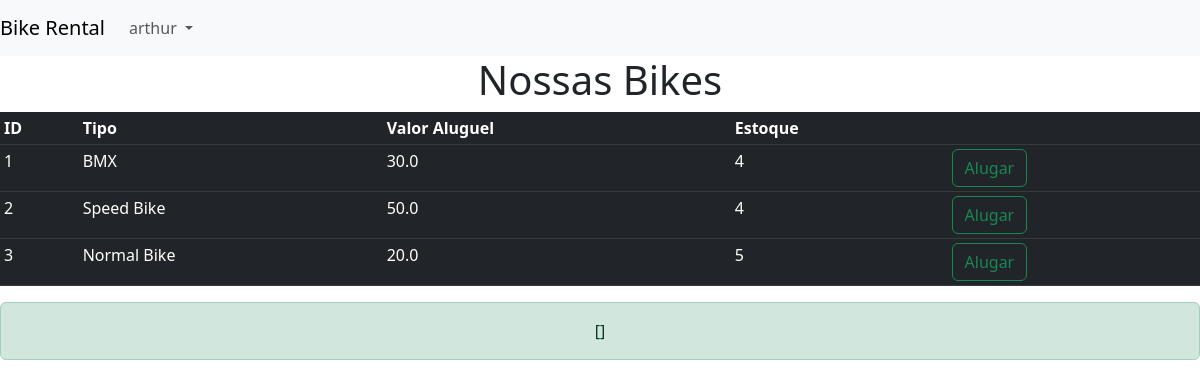
Screenshot of /lista (signed in) with the database file from the repository.
### tables this page shows
CREATE TABLE bicicletas
             (id INTEGER PRIMARY KEY,
             tipo TEXT NOT NULL,
             valor REAL NOT NULL,
             estoque INTEGER NOT NULL);

### projeto_conclus-o_python/projeto_conclusao_shift-python-main/app.py (the view)
@app.route('/lista')
def lista():
    conn = sqlite3.connect('Bikes.db')
    c = conn.cursor()
    c.execute("SELECT * FROM bicicletas")
    bikes = c.fetchall()
    return render_template('lista.html', bikes=bikes)

### projeto_conclus-o_python/projeto_conclusao_shift-python-main/templates/lista.html (shortened to what this page needs)
<!DOCTYPE html>
<html lang="en">
<head>
    <link rel="stylesheet" type="text/css" href="{{ url_for('static', filename='style.css') }}">
    <link href="https://cdn.jsdelivr.net/npm/bootstrap@5.3.0-alpha3/dist/css/bootstrap.min.css" rel="stylesheet"
>
</head>
<body>
    {% block content %}
    <nav class="navbar navbar-expand-lg navbar-light bg-light">
        <a class="navbar-brand" href="# ">Bike Rental</a>
        <div class="collapse navbar-collapse" id="navbarNav">
            <ul class="navbar-nav">
                {% if session.logged_in %}
                <li type = 'none' class="nav-item dropdown">
                    <a class="nav-link dropdown-toggle" href="#" role="button" data-bs-toggle="dropdown"
                        aria-expanded="false">{{ session.username }}
                    </a>
                </li>
                {% endif %}
            </ul>
        </div>
    </nav>
    <h1>Nossas Bikes</h1>
    <table class="table table-dark table-sm">
        <tr>
            <th scope="col">ID</th>
            <th scope="col">Tipo</th>
            <th scope="col">Valor Aluguel</th>
            <th scope="col">Estoque</th>
            <th scope="col"></th>
        </tr>
        {% for bike in bikes %}
        <tbody>
            <tr>
                <td>{{ bike[0] }}</td>
                <td>{{ bike[1] }}</td>
                <td>{{ bike[2] }}</td>
                <td>{{ bike[3] }}</td>
                <td>
                    <form action="{{ url_for('alugar', id=bike[0]) }}" method="POST">
                        <button type="checkbox" type="button" class="btn btn-outline-success" >Alugar</button>
                    </form>
            </tr>
        </tbody>
        {% endfor %}
    </table>
    {% endblock %}
    <div align="center" class="alert alert-success alert-flash" role="alert">{{ get_flashed_messages()}}
    </div>
</body>
</html>

### projeto_conclus-o_python/projeto_conclusao_shift-python-main/static/style.css (style rules this page uses)
body { font-size: 16px; font-weight: 400; line-height: 1.5; }
h1, h2, h3, h4, h5, h6 , p { font-weight: 700; margin-top: 0; font-weight: bold; text-align: center; }

### rows the page displays
bicicletas: id "1", tipo "BMX", valor "30.0", estoque "4"
bicicletas: id "2", tipo "Speed Bike", valor "50.0", estoque "4"
bicicletas: id "3", tipo "Normal Bike", valor "20.0", estoque "5"

### other values shown
{{ session.username }} "arthur"
{{ get_flashed_messages() }} "[]"
